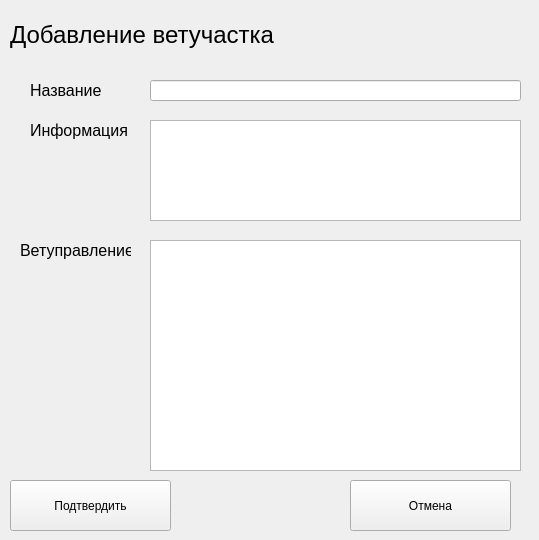
<?xml version="1.0" encoding="UTF-8"?>
<ui version="4.0">
 <class>Form</class>
 <widget class="QWidget" name="Form">
  <property name="geometry">
   <rect>
    <x>0</x>
    <y>0</y>
    <width>539</width>
    <height>540</height>
   </rect>
  </property>
  <property name="windowTitle">
   <string>Form</string>
  </property>
  <widget class="QPushButton" name="confirmPushButton">
   <property name="geometry">
    <rect>
     <x>10</x>
     <y>480</y>
     <width>161</width>
     <height>51</height>
    </rect>
   </property>
   <property name="text">
    <string>Подтвердить</string>
   </property>
  </widget>
  <widget class="QPushButton" name="cancelPushButton">
   <property name="geometry">
    <rect>
     <x>350</x>
     <y>480</y>
     <width>161</width>
     <height>51</height>
    </rect>
   </property>
   <property name="text">
    <string>Отмена</string>
   </property>
  </widget>
  <widget class="QTableWidget" name="vetUpravlenieTableWidget">
   <property name="geometry">
    <rect>
     <x>150</x>
     <y>240</y>
     <width>371</width>
     <height>231</height>
    </rect>
   </property>
  </widget>
  <widget class="QLabel" name="label">
   <property name="geometry">
    <rect>
     <x>10</x>
     <y>10</y>
     <width>291</width>
     <height>51</height>
    </rect>
   </property>
   <property name="text">
    <string>&lt;html&gt;&lt;head/&gt;&lt;body&gt;&lt;p&gt;&lt;span style=&quot; font-size:18pt;&quot;&gt;Добавление ветучастка&lt;/span&gt;&lt;/p&gt;&lt;/body&gt;&lt;/html&gt;</string>
   </property>
  </widget>
  <widget class="QLineEdit" name="nameLineEdit">
   <property name="geometry">
    <rect>
     <x>150</x>
     <y>80</y>
     <width>371</width>
     <height>21</height>
    </rect>
   </property>
  </widget>
  <widget class="QLabel" name="label_2">
   <property name="geometry">
    <rect>
     <x>30</x>
     <y>80</y>
     <width>91</width>
     <height>21</height>
    </rect>
   </property>
   <property name="text">
    <string>&lt;html&gt;&lt;head/&gt;&lt;body&gt;&lt;p&gt;&lt;span style=&quot; font-size:12pt;&quot;&gt;Название&lt;/span&gt;&lt;/p&gt;&lt;/body&gt;&lt;/html&gt;</string>
   </property>
  </widget>
  <widget class="QLabel" name="label_3">
   <property name="geometry">
    <rect>
     <x>30</x>
     <y>120</y>
     <width>111</width>
     <height>21</height>
    </rect>
   </property>
   <property name="text">
    <string>&lt;html&gt;&lt;head/&gt;&lt;body&gt;&lt;p&gt;&lt;span style=&quot; font-size:12pt;&quot;&gt;Информация&lt;/span&gt;&lt;/p&gt;&lt;/body&gt;&lt;/html&gt;</string>
   </property>
  </widget>
  <widget class="QTextEdit" name="infoTextEdit">
   <property name="geometry">
    <rect>
     <x>150</x>
     <y>120</y>
     <width>371</width>
     <height>101</height>
    </rect>
   </property>
  </widget>
  <widget class="QLabel" name="label_4">
   <property name="geometry">
    <rect>
     <x>20</x>
     <y>240</y>
     <width>111</width>
     <height>21</height>
    </rect>
   </property>
   <property name="text">
    <string>&lt;html&gt;&lt;head/&gt;&lt;body&gt;&lt;p&gt;&lt;span style=&quot; font-size:12pt;&quot;&gt;Ветуправление&lt;/span&gt;&lt;/p&gt;&lt;/body&gt;&lt;/html&gt;</string>
   </property>
  </widget>
 </widget>
 <resources/>
 <connections/>
</ui>
